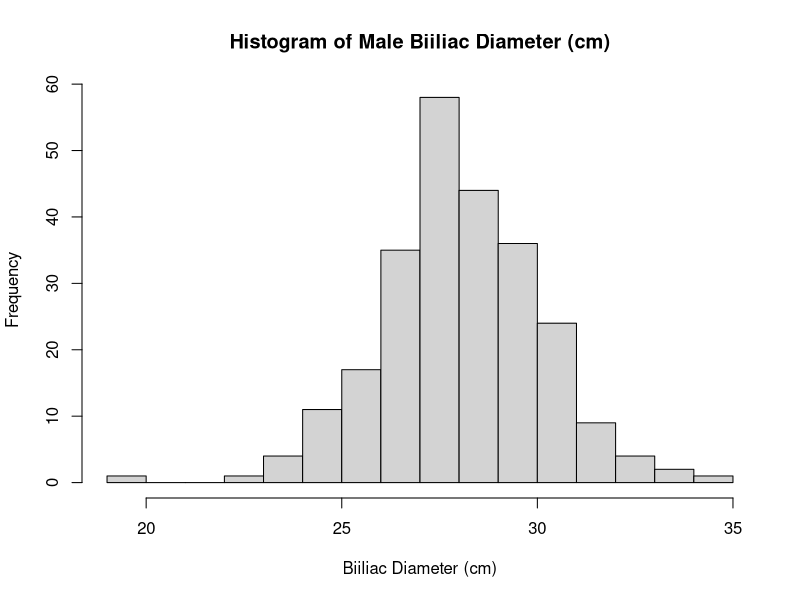
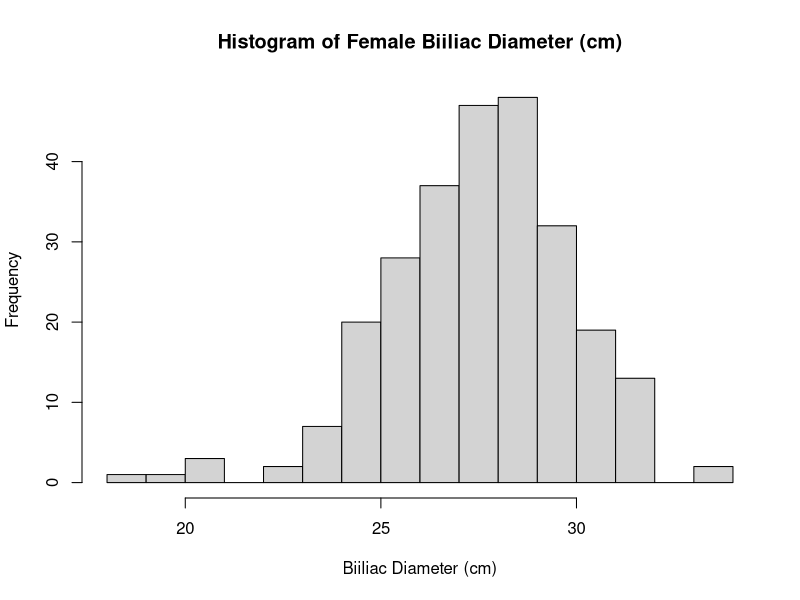
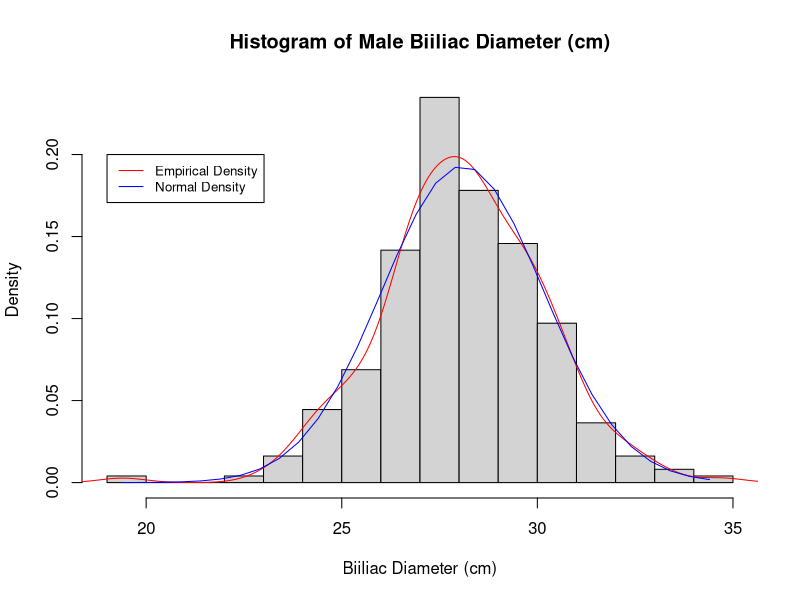
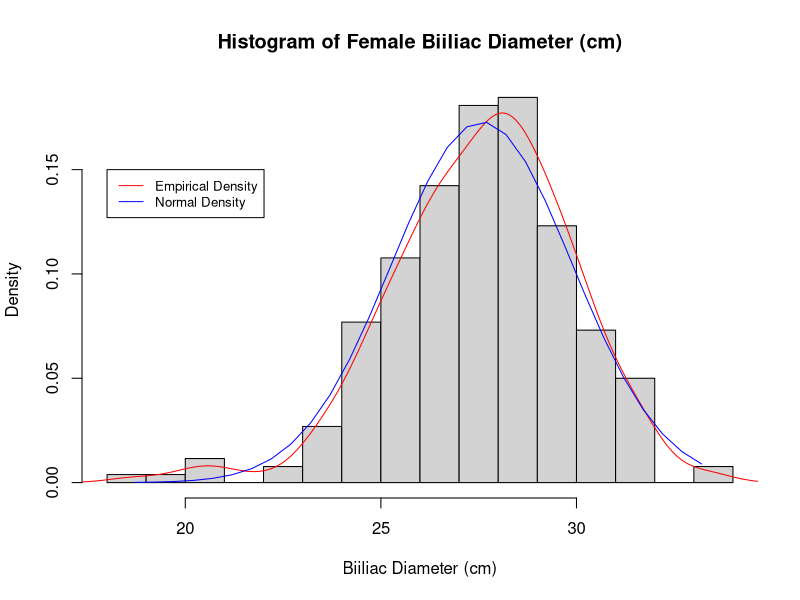

Generate these figures, in order, with R:
## ---- chunk 1
# Import dependencies
library(readr)
library(dplyr)
library(tidyr)
## ---- chunk 2
# Import dataset
bdims <- read_csv("bdims-1.csv")

# View structure of dataset
str(bdims)

# Set gender as factor
bdims$sex <- factor(bdims$sex, levels = c(0, 1), labels = c("female", "male"))

# Check attributes of gender factor
attributes(bdims$sex)
## ---- chunk 3
# Selecting only variables of interest from entire dataset
biiliac_gender <- bdims %>% dplyr::select(bii.di, sex)

# View selected variables
biiliac_gender %>% head()
## ---- chunk 4
# Create new variables and filter by gender
biiliac_male <- biiliac_gender %>% filter(sex == "male")
biiliac_female <- biiliac_gender %>% filter(sex == "female")
## ---- chunk 5
# Mean of male biiliac width
male_mean <- biiliac_male$bii.di %>% mean()
male_mean
## ---- chunk 6
# Mean of female biiliac width
female_mean <- biiliac_female$bii.di %>% mean()
female_mean
## ---- chunk 7
# Median of male biiliac width
male_median <- biiliac_male$bii.di %>% median()
male_median
## ---- chunk 8
# Median of female biiliac width
female_median <- biiliac_female$bii.di %>% median()
female_median
## ---- chunk 9
# SD of male biiliac width
male_sd <- biiliac_male$bii.di %>% sd()
male_sd
## ---- chunk 10
# SD of female biiliac width
female_sd <- biiliac_female$bii.di %>% sd()
female_sd
## ---- chunk 11
# Quartiles of male biiliac width
male_quantile <- biiliac_male$bii.di %>% quantile()
male_quantile
## ---- chunk 12
# Quartiles of male biiliac width
female_quantile <- biiliac_female$bii.di %>% quantile()
female_quantile
## ---- chunk 13
# IQR of male biiliac width
male_iqr <- biiliac_male$bii.di %>% IQR()
male_iqr
## ---- chunk 14
# IQR of female biiliac width
female_iqr <- biiliac_female$bii.di %>% IQR()
female_iqr
## ---- chunk 15
# Min/Max of male biiliac width
male_range <- biiliac_male$bii.di %>% range()
male_range
## ---- chunk 16
# Min/Max of male biiliac width
female_range <- biiliac_female$bii.di %>% range()
female_range
## ---- chunk 17
# Plotting histogram of male biiliac diameter frequencies
hist(biiliac_male$bii.di, freq = TRUE, breaks = 12, xlab = "Biiliac Diameter (cm)", main = "Histogram of Male Biiliac Diameter (cm)")
## ---- chunk 18
# Plotting histogram of female biiliac diameter frequencies
hist(biiliac_female$bii.di, freq = TRUE, breaks = 12, xlab = "Biiliac Diameter (cm)", main = "Histogram of Female Biiliac Diameter (cm)")
## ---- chunk 19
# Plotting distribution for males billiac width using probability density
hist(biiliac_male$bii.di, freq = FALSE, breaks = 12, xlab = "Biiliac Diameter (cm)", main = "Histogram of Male Biiliac Diameter (cm)")

# Adding empirical density line
lines(density(biiliac_male$bii.di), col = "red")

# Adding normal density line
lines(seq(male_range[1], male_range[2], by=.5), dnorm(seq(male_range[1], male_range[2], by=.5),
      male_mean, male_sd), col="blue")

# Adding legends
legend(19, 0.20, legend=c("Empirical Density", "Normal Density"), col=c("red", "blue"), lty=1:1, cex=0.8)
## ---- chunk 20
# Plotting distribution for female billiac width using probability density
hist(biiliac_female$bii.di, freq = FALSE, breaks = 12, xlab = "Biiliac Diameter (cm)", main = "Histogram of Female Biiliac Diameter (cm)")

# Adding empirical density line
lines(density(biiliac_female$bii.di), col = "red")

# Adding normal density line
lines(seq(female_range[1], female_range[2], by=.5), dnorm(seq(female_range[1], female_range[2], by=.5),
      female_mean, female_sd), col="blue")

# Adding legends
legend(18, 0.15, legend=c("Empirical Density", "Normal Density"), col=c("red", "blue"), lty=1:1, cex=0.8)
